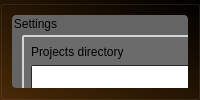
        <widget class="QWidget" name="SettingsPage">
         <property name="styleSheet">
          <string notr="true"/>
         </property>
         <layout class="QGridLayout" name="gridLayout_17">
          <property name="leftMargin">
           <number>0</number>
          </property>
          <property name="topMargin">
           <number>0</number>
          </property>
          <property name="rightMargin">
           <number>0</number>
          </property>
          <property name="bottomMargin">
           <number>0</number>
          </property>
          <item row="0" column="0">
           <widget class="QGroupBox" name="groupBox_17">
            <property name="styleSheet">
             <string notr="true">

QGroupBox{
	
	margin-top: 0ex;


	background-color: rgb(4, 59, 93);
	
	background-color: qlineargradient(spread:pad, x1:1, y1:0.00568182, x2:0, y2:1, stop:0 rgba(0, 0, 0, 255), stop:1 rgba(74, 42, 6, 255));
	
	
	border-top-color: qlineargradient(spread:pad, x1:1, y1:0, x2:0, y2:0, stop:0 rgba(70, 70, 70, 255), stop:1 rgba(59, 59, 59, 255));
	border-left-color: qlineargradient(spread:pad, x1:0, y1:1, x2:0, y2:0, stop:0 rgba(70, 70, 70, 255), stop:1 rgba(59, 59, 59, 255));
border-right-color: qlineargradient(spread:pad, x1:0, y1:1, x2:0, y2:0, stop:0 rgba(120, 120, 120, 255), stop:1 rgba(70, 70, 70, 255));
border-bottom-color: qlineargradient(spread:pad, x1:1, y1:0, x2:0, y2:0, stop:0 rgba(120, 120, 120, 255), stop:1 rgba(70, 70, 70, 255));
}</string>
            </property>
            <property name="title">
             <string/>
            </property>
            <layout class="QGridLayout" name="gridLayout_21">
             <item row="0" column="0">
              <widget class="QGroupBox" name="groupBox_14">
               <property name="minimumSize">
                <size>
                 <width>0</width>
                 <height>0</height>
                </size>
               </property>
               <property name="maximumSize">
                <size>
                 <width>431</width>
                 <height>371</height>
                </size>
               </property>
               <property name="styleSheet">
                <string notr="true">QGroupBox{
	background-color: rgba(100,100,100, 255);
	border: 0px solid;
	border-radius: 4px;
	margin-top: 0ex;
	padding-top: 2ex;
}</string>
               </property>
               <property name="title">
                <string>Settings</string>
               </property>
               <widget class="QGroupBox" name="groupBox_9">
                <property name="geometry">
                 <rect>
                  <x>10</x>
                  <y>20</y>
                  <width>408</width>
                  <height>271</height>
                 </rect>
                </property>
                <property name="styleSheet">
                 <string notr="true">QGroupBox{
	margin-top: 2ex;	
	background-color:  rgba(107, 107, 107, 255);
	border: 2px solid rgb(212, 212, 212);
	border-radius: 1px;
	padding: 1px;
}



QGroupBox::title {
	subcontrol-position: top left;
	subcontrol-origin: margin;
	padding: 0 3px;
}</string>
                </property>
                <property name="title">
                 <string/>
                </property>
                <layout class="QGridLayout" name="gridLayout_20">
                 <item row="9" column="0">
                  <widget class="QLabel" name="label_24">
                   <property name="text">
                    <string>File manager (leave empty for default)</string>
                   </property>
                  </widget>
                 </item>
                 <item row="0" column="0">
                  <widget class="QLabel" name="label_2">
                   <property name="text">
                    <string>Projects directory</string>
                   </property>
                  </widget>
                 </item>
                 <item row="1" column="0">
                  <widget class="QFrame" name="frame_14">
                   <property name="minimumSize">
                    <size>
                     <width>0</width>
                     <height>25</height>
                    </size>
                   </property>
                   <property name="maximumSize">
                    <size>
                     <width>16777215</width>
                     <height>25</height>
                    </size>
                   </property>
                   <property name="styleSheet">
                    <string notr="true">QFrame{
	background: rgb(40,40,40);
    padding: 1px;
	border-radius: 3px;
}

QPushButton{
	border-top: 1px solid rgb(100,100,100);
    border-left: 1px solid rgb(100,100,100);
    border-right: 1px solid rgb(90,90,90);
    border-bottom: 1px solid rgb(75,75,75);
	
	background-color: qlineargradient(spread:pad, x1:0, y1:1, x2:0, y2:0, stop:0 rgba(75, 75, 75, 255), stop:1 rgba(85,85,85, 255));

	border-radius: 2px;
}

QPushButton:hover{
	border-top: 1px solid rgb(100,100,100);
    border-left: 1px solid rgb(100,100,100);
    border-right: 1px solid rgb(90,90,90);
    border-bottom: 1px solid rgb(75,75,75);
	
	background-color: qlineargradient(spread:pad, x1:0, y1:1, x2:0, y2:0, stop:0 rgba(85,85,85, 255), stop:1 rgba(100,100,100, 255));

	border-radius: 2px;
}

QPushButton:pressed{
	border-top: 1px solid rgb(100,100,100);
    border-left: 1px solid rgb(100,100,100);
    border-right: 1px solid rgb(90,90,90);
    border-bottom: 1px solid rgb(75,75,75);
	
	background-color: qlineargradient(spread:pad, x1:0, y1:1, x2:0, y2:0, stop:0 rgba(50,50,50, 255), stop:1 rgba(65,65,65, 255));

	border-radius: 2px;
}

QPushButton::checked{
	color: red;
	background-color: rgb(54, 54, 54);
}</string>
                   </property>
                   <property name="frameShape">
                    <enum>QFrame::StyledPanel</enum>
                   </property>
                   <property name="frameShadow">
                    <enum>QFrame::Raised</enum>
                   </property>
                   <layout class="QHBoxLayout" name="horizontalLayout_6">
                    <property name="spacing">
                     <number>1</number>
                    </property>
                    <property name="leftMargin">
                     <number>0</number>
                    </property>
                    <property name="topMargin">
                     <number>0</number>
                    </property>
                    <property name="rightMargin">
                     <number>0</number>
                    </property>
                    <property name="bottomMargin">
                     <number>0</number>
                    </property>
                    <item>
                     <widget class="QLineEdit" name="lineEdit_Settings_ProjectsDir">
                      <property name="sizePolicy">
                       <sizepolicy hsizetype="Expanding" vsizetype="Minimum">
                        <horstretch>0</horstretch>
                        <verstretch>0</verstretch>
                       </sizepolicy>
                      </property>
                      <property name="minimumSize">
                       <size>
                        <width>0</width>
                        <height>0</height>
                       </size>
                      </property>
                      <property name="maximumSize">
                       <size>
                        <width>16777215</width>
                        <height>16777215</height>
                       </size>
                      </property>
                      <property name="styleSheet">
                       <string notr="true">border-radius: 0;</string>
                      </property>
                     </widget>
                    </item>
                    <item>
                     <widget class="QPushButton" name="pushButton_settings_Projects">
                      <property name="sizePolicy">
                       <sizepolicy hsizetype="Minimum" vsizetype="Minimum">
                        <horstretch>0</horstretch>
                        <verstretch>0</verstretch>
                       </sizepolicy>
                      </property>
                      <property name="maximumSize">
                       <size>
                        <width>16777215</width>
                        <height>16777215</height>
                       </size>
                      </property>
                      <property name="styleSheet">
                       <string notr="true">border-top-left-radius: 0;
border-bottom-left-radius: 0;</string>
                      </property>
                      <property name="text">
                       <string>...</string>
                      </property>
                      <property name="checkable">
                       <bool>true</bool>
                      </property>
                     </widget>
                    </item>
                   </layout>
                  </widget>
                 </item>
                 <item row="6" column="0">
                  <widget class="QFrame" name="frame_16">
                   <property name="minimumSize">
                    <size>
                     <width>0</width>
                     <height>25</height>
                    </size>
                   </property>
                   <property name="maximumSize">
                    <size>
                     <width>16777215</width>
                     <height>25</height>
                    </size>
                   </property>
                   <property name="styleSheet">
                    <string notr="true">QFrame{
	background: rgb(40,40,40);
    padding: 1px;
	border-radius: 3px;
}

QPushButton{
	border-top: 1px solid rgb(100,100,100);
    border-left: 1px solid rgb(100,100,100);
    border-right: 1px solid rgb(90,90,90);
    border-bottom: 1px solid rgb(75,75,75);
	
	background-color: qlineargradient(spread:pad, x1:0, y1:1, x2:0, y2:0, stop:0 rgba(75, 75, 75, 255), stop:1 rgba(85,85,85, 255));

	border-radius: 2px;
}

QPushButton:hover{
	border-top: 1px solid rgb(100,100,100);
    border-left: 1px solid rgb(100,100,100);
    border-right: 1px solid rgb(90,90,90);
    border-bottom: 1px solid rgb(75,75,75);
	
	background-color: qlineargradient(spread:pad, x1:0, y1:1, x2:0, y2:0, stop:0 rgba(85,85,85, 255), stop:1 rgba(100,100,100, 255));

	border-radius: 2px;
}

QPushButton:pressed{
	border-top: 1px solid rgb(100,100,100);
    border-left: 1px solid rgb(100,100,100);
    border-right: 1px solid rgb(90,90,90);
    border-bottom: 1px solid rgb(75,75,75);
	
	background-color: qlineargradient(spread:pad, x1:0, y1:1, x2:0, y2:0, stop:0 rgba(50,50,50, 255), stop:1 rgba(65,65,65, 255));

	border-radius: 2px;
}

QPushButton::checked{
	color: red;
	background-color: rgb(54, 54, 54);
}</string>
                   </property>
                   <property name="frameShape">
                    <enum>QFrame::StyledPanel</enum>
                   </property>
                   <property name="frameShadow">
                    <enum>QFrame::Raised</enum>
                   </property>
                   <layout class="QHBoxLayout" name="horizontalLayout_8">
                    <property name="spacing">
                     <number>1</number>
                    </property>
                    <property name="leftMargin">
                     <number>0</number>
                    </property>
                    <property name="topMargin">
                     <number>0</number>
                    </property>
                    <property name="rightMargin">
                     <number>0</number>
                    </property>
                    <property name="bottomMargin">
                     <number>0</number>
                    </property>
                    <item>
                     <widget class="QLineEdit" name="lineEdit_Settings_PatchesDir">
                      <property name="sizePolicy">
                       <sizepolicy hsizetype="Expanding" vsizetype="Minimum">
                        <horstretch>0</horstretch>
                        <verstretch>0</verstretch>
                       </sizepolicy>
                      </property>
                      <property name="minimumSize">
                       <size>
                        <width>0</width>
                        <height>0</height>
                       </size>
                      </property>
                      <property name="maximumSize">
                       <size>
                        <width>16777215</width>
                        <height>16777215</height>
                       </size>
                      </property>
                      <property name="styleSheet">
                       <string notr="true">border-radius: 0;</string>
                      </property>
                     </widget>
                    </item>
                    <item>
                     <widget class="QPushButton" name="pushButton_Settings_Patches">
                      <property name="sizePolicy">
                       <sizepolicy hsizetype="Minimum" vsizetype="Minimum">
                        <horstretch>0</horstretch>
                        <verstretch>0</verstretch>
                       </sizepolicy>
                      </property>
                      <property name="maximumSize">
                       <size>
                        <width>16777215</width>
                        <height>16777215</height>
                       </size>
                      </property>
                      <property name="styleSheet">
                       <string notr="true">border-top-left-radius: 0;
border-bottom-left-radius: 0;</string>
                      </property>
                      <property name="text">
                       <string>...</string>
                      </property>
                      <property name="checkable">
                       <bool>true</bool>
                      </property>
                     </widget>
                    </item>
                   </layout>
                  </widget>
                 </item>
                 <item row="4" column="0">
                  <widget class="QFrame" name="frame_15">
                   <property name="minimumSize">
                    <size>
                     <width>0</width>
                     <height>25</height>
                    </size>
                   </property>
                   <property name="maximumSize">
                    <size>
                     <width>16777215</width>
                     <height>25</height>
                    </size>
                   </property>
                   <property name="styleSheet">
                    <string notr="true">QFrame{
	background: rgb(40,40,40);
    padding: 1px;
	border-radius: 3px;
}

QPushButton{
	border-top: 1px solid rgb(100,100,100);
    border-left: 1px solid rgb(100,100,100);
    border-right: 1px solid rgb(90,90,90);
    border-bottom: 1px solid rgb(75,75,75);
	
	background-color: qlineargradient(spread:pad, x1:0, y1:1, x2:0, y2:0, stop:0 rgba(75, 75, 75, 255), stop:1 rgba(85,85,85, 255));

	border-radius: 2px;
}

QPushButton:hover{
	border-top: 1px solid rgb(100,100,100);
    border-left: 1px solid rgb(100,100,100);
    border-right: 1px solid rgb(90,90,90);
    border-bottom: 1px solid rgb(75,75,75);
	
	background-color: qlineargradient(spread:pad, x1:0, y1:1, x2:0, y2:0, stop:0 rgba(85,85,85, 255), stop:1 rgba(100,100,100, 255));

	border-radius: 2px;
}

QPushButton:pressed{
	border-top: 1px solid rgb(100,100,100);
    border-left: 1px solid rgb(100,100,100);
    border-right: 1px solid rgb(90,90,90);
    border-bottom: 1px solid rgb(75,75,75);
	
	background-color: qlineargradient(spread:pad, x1:0, y1:1, x2:0, y2:0, stop:0 rgba(50,50,50, 255), stop:1 rgba(65,65,65, 255));

	border-radius: 2px;
}

QPushButton::checked{
	color: red;
	background-color: rgb(54, 54, 54);
}</string>
                   </property>
                   <property name="frameShape">
                    <enum>QFrame::StyledPanel</enum>
                   </property>
                   <property name="frameShadow">
                    <enum>QFrame::Raised</enum>
                   </property>
                   <layout class="QHBoxLayout" name="horizontalLayout_7">
                    <property name="spacing">
                     <number>1</number>
                    </property>
                    <property name="leftMargin">
                     <number>0</number>
                    </property>
                    <property name="topMargin">
                     <number>0</number>
                    </property>
                    <property name="rightMargin">
                     <number>0</number>
                    </property>
                    <property name="bottomMargin">
                     <number>0</number>
                    </property>
                    <item>
                     <widget class="QLineEdit" name="lineEdit_Settings_SoundfontsDir">
                      <property name="sizePolicy">
                       <sizepolicy hsizetype="Expanding" vsizetype="Minimum">
                        <horstretch>0</horstretch>
                        <verstretch>0</verstretch>
                       </sizepolicy>
                      </property>
                      <property name="minimumSize">
                       <size>
                        <width>0</width>
                        <height>0</height>
                       </size>
                      </property>
                      <property name="maximumSize">
                       <size>
                        <width>16777215</width>
                        <height>16777215</height>
                       </size>
                      </property>
                      <property name="styleSheet">
                       <string notr="true">border-radius: 0;</string>
                      </property>
                     </widget>
                    </item>
                    <item>
                     <widget class="QPushButton" name="pushButton_Settings_Soundfonts">
                      <property name="sizePolicy">
                       <sizepolicy hsizetype="Minimum" vsizetype="Minimum">
                        <horstretch>0</horstretch>
                        <verstretch>0</verstretch>
                       </sizepolicy>
                      </property>
                      <property name="maximumSize">
                       <size>
                        <width>16777215</width>
                        <height>16777215</height>
                       </size>
                      </property>
                      <property name="styleSheet">
                       <string notr="true">border-top-left-radius: 0;
border-bottom-left-radius: 0;</string>
                      </property>
                      <property name="text">
                       <string>...</string>
                      </property>
                      <property name="checkable">
                       <bool>true</bool>
                      </property>
                     </widget>
                    </item>
                   </layout>
                  </widget>
                 </item>
                 <item row="5" column="0">
                  <widget class="QLabel" name="label_8">
                   <property name="text">
                    <string>Patches directory</string>
                   </property>
                  </widget>
                 </item>
                 <item row="7" column="0">
                  <widget class="QLabel" name="label_9">
                   <property name="text">
                    <string>Samples (SFZ and GIG) directory</string>
                   </property>
                  </widget>
                 </item>
                 <item row="3" column="0">
                  <widget class="QLabel" name="label_6">
                   <property name="text">
                    <string>Soundfonts directory</string>
                   </property>
                  </widget>
                 </item>
                 <item row="8" column="0">
                  <widget class="QFrame" name="frame_17">
                   <property name="minimumSize">
                    <size>
                     <width>0</width>
                     <height>25</height>
                    </size>
                   </property>
                   <property name="maximumSize">
                    <size>
                     <width>16777215</width>
                     <height>25</height>
                    </size>
                   </property>
                   <property name="styleSheet">
                    <string notr="true">QFrame{
	background: rgb(40,40,40);
    padding: 1px;
	border-radius: 3px;
}

QPushButton{
	border-top: 1px solid rgb(100,100,100);
    border-left: 1px solid rgb(100,100,100);
    border-right: 1px solid rgb(90,90,90);
    border-bottom: 1px solid rgb(75,75,75);
	
	background-color: qlineargradient(spread:pad, x1:0, y1:1, x2:0, y2:0, stop:0 rgba(75, 75, 75, 255), stop:1 rgba(85,85,85, 255));

	border-radius: 2px;
}

QPushButton:hover{
	border-top: 1px solid rgb(100,100,100);
    border-left: 1px solid rgb(100,100,100);
    border-right: 1px solid rgb(90,90,90);
    border-bottom: 1px solid rgb(75,75,75);
	
	background-color: qlineargradient(spread:pad, x1:0, y1:1, x2:0, y2:0, stop:0 rgba(85,85,85, 255), stop:1 rgba(100,100,100, 255));

	border-radius: 2px;
}

QPushButton:pressed{
	border-top: 1px solid rgb(100,100,100);
    border-left: 1px solid rgb(100,100,100);
    border-right: 1px solid rgb(90,90,90);
    border-bottom: 1px solid rgb(75,75,75);
	
	background-color: qlineargradient(spread:pad, x1:0, y1:1, x2:0, y2:0, stop:0 rgba(50,50,50, 255), stop:1 rgba(65,65,65, 255));

	border-radius: 2px;
}

QPushButton::checked{
	color: red;
	background-color: rgb(54, 54, 54);
}</string>
                   </property>
                   <property name="frameShape">
                    <enum>QFrame::StyledPanel</enum>
                   </property>
                   <property name="frameShadow">
                    <enum>QFrame::Raised</enum>
                   </property>
                   <layout class="QHBoxLayout" name="horizontalLayout_9">
                    <property name="spacing">
                     <number>1</number>
                    </property>
                    <property name="leftMargin">
                     <number>0</number>
                    </property>
                    <property name="topMargin">
                     <number>0</number>
                    </property>
                    <property name="rightMargin">
                     <number>0</number>
                    </property>
                    <property name="bottomMargin">
                     <number>0</number>
                    </property>
                    <item>
                     <widget class="QLineEdit" name="lineEdit_Settings_SfzDir">
                      <property name="sizePolicy">
                       <sizepolicy hsizetype="Expanding" vsizetype="Minimum">
                        <horstretch>0</horstretch>
                        <verstretch>0</verstretch>
                       </sizepolicy>
                      </property>
                      <property name="minimumSize">
                       <size>
                        <width>0</width>
                        <height>0</height>
                       </size>
                      </property>
                      <property name="maximumSize">
                       <size>
                        <width>16777215</width>
                        <height>16777215</height>
                       </size>
                      </property>
                      <property name="styleSheet">
                       <string notr="true">border-radius: 0;</string>
                      </property>
                     </widget>
                    </item>
                    <item>
                     <widget class="QPushButton" name="pushButton_Settings_Sfz">
                      <property name="sizePolicy">
                       <sizepolicy hsizetype="Minimum" vsizetype="Minimum">
                        <horstretch>0</horstretch>
                        <verstretch>0</verstretch>
                       </sizepolicy>
                      </property>
                      <property name="maximumSize">
                       <size>
                        <width>16777215</width>
                        <height>16777215</height>
                       </size>
                      </property>
                      <property name="styleSheet">
                       <string notr="true">border-top-left-radius: 0;
border-bottom-left-radius: 0;</string>
                      </property>
                      <property name="text">
                       <string>...</string>
                      </property>
                      <property name="checkable">
                       <bool>true</bool>
                      </property>
                     </widget>
                    </item>
                   </layout>
                  </widget>
                 </item>
                 <item row="10" column="0">
                  <widget class="QFrame" name="frame_25">
                   <property name="minimumSize">
                    <size>
                     <width>0</width>
                     <height>25</height>
                    </size>
                   </property>
                   <property name="maximumSize">
                    <size>
                     <width>16777215</width>
                     <height>25</height>
                    </size>
                   </property>
                   <property name="styleSheet">
                    <string notr="true">QFrame{
	background: rgb(40,40,40);
    padding: 1px;
	border-radius: 3px;
}

QPushButton{
	border-top: 1px solid rgb(100,100,100);
    border-left: 1px solid rgb(100,100,100);
    border-right: 1px solid rgb(90,90,90);
    border-bottom: 1px solid rgb(75,75,75);
	
	background-color: qlineargradient(spread:pad, x1:0, y1:1, x2:0, y2:0, stop:0 rgba(75, 75, 75, 255), stop:1 rgba(85,85,85, 255));

	border-radius: 2px;
}

QPushButton:hover{
	border-top: 1px solid rgb(100,100,100);
    border-left: 1px solid rgb(100,100,100);
    border-right: 1px solid rgb(90,90,90);
    border-bottom: 1px solid rgb(75,75,75);
	
	background-color: qlineargradient(spread:pad, x1:0, y1:1, x2:0, y2:0, stop:0 rgba(85,85,85, 255), stop:1 rgba(100,100,100, 255));

	border-radius: 2px;
}

QPushButton:pressed{
	border-top: 1px solid rgb(100,100,100);
    border-left: 1px solid rgb(100,100,100);
    border-right: 1px solid rgb(90,90,90);
    border-bottom: 1px solid rgb(75,75,75);
	
	background-color: qlineargradient(spread:pad, x1:0, y1:1, x2:0, y2:0, stop:0 rgba(50,50,50, 255), stop:1 rgba(65,65,65, 255));

	border-radius: 2px;
}

QPushButton::checked{
	color: red;
	background-color: rgb(54, 54, 54);
}</string>
                   </property>
                   <property name="frameShape">
                    <enum>QFrame::StyledPanel</enum>
                   </property>
                   <property name="frameShadow">
                    <enum>QFrame::Raised</enum>
                   </property>
                   <layout class="QHBoxLayout" name="horizontalLayout_20">
                    <property name="spacing">
                     <number>1</number>
                    </property>
                    <property name="leftMargin">
                     <number>0</number>
                    </property>
                    <property name="topMargin">
                     <number>0</number>
                    </property>
                    <property name="rightMargin">
                     <number>0</number>
                    </property>
                    <property name="bottomMargin">
                     <number>0</number>
                    </property>
                    <item>
                     <widget class="QLineEdit" name="lineEdit_Settings_filemanager">
                      <property name="sizePolicy">
                       <sizepolicy hsizetype="Expanding" vsizetype="Minimum">
                        <horstretch>0</horstretch>
                        <verstretch>0</verstretch>
                       </sizepolicy>
                      </property>
                      <property name="minimumSize">
                       <size>
                        <width>0</width>
                        <height>0</height>
                       </size>
                      </property>
                      <property name="maximumSize">
                       <size>
                        <width>16777215</width>
                        <height>16777215</height>
                       </size>
                      </property>
                      <property name="styleSheet">
                       <string notr="true">border-radius: 0;</string>
                      </property>
                     </widget>
                    </item>
                   </layout>
                  </widget>
                 </item>
                </layout>
               </widget>
               <widget class="QFrame" name="frame_2">
                <property name="geometry">
                 <rect>
                  <x>70</x>
                  <y>330</y>
                  <width>351</width>
                  <height>25</height>
                 </rect>
                </property>
                <property name="styleSheet">
                 <string notr="true">QFrame{
	background: rgb(40,40,40);
    padding: 1px;
	border-radius: 3px;
}

QPushButton{
	border-top: 1px solid rgb(100,100,100);
    border-left: 1px solid rgb(100,100,100);
    border-right: 1px solid rgb(90,90,90);
    border-bottom: 1px solid rgb(75,75,75);
	
	background-color: qlineargradient(spread:pad, x1:0, y1:1, x2:0, y2:0, stop:0 rgba(75, 75, 75, 255), stop:1 rgba(85,85,85, 255));

	border-radius: 2px;
}

QPushButton:hover{
	border-top: 1px solid rgb(100,100,100);
    border-left: 1px solid rgb(100,100,100);
    border-right: 1px solid rgb(90,90,90);
    border-bottom: 1px solid rgb(75,75,75);
	
	background-color: qlineargradient(spread:pad, x1:0, y1:1, x2:0, y2:0, stop:0 rgba(85,85,85, 255), stop:1 rgba(100,100,100, 255));

	border-radius: 2px;
}

QPushButton:pressed{
	border-top: 1px solid rgb(100,100,100);
    border-left: 1px solid rgb(100,100,100);
    border-right: 1px solid rgb(90,90,90);
    border-bottom: 1px solid rgb(75,75,75);
	
	background-color: qlineargradient(spread:pad, x1:0, y1:1, x2:0, y2:0, stop:0 rgba(50,50,50, 255), stop:1 rgba(65,65,65, 255));

	border-radius: 2px;
}</string>
                </property>
                <property name="frameShape">
                 <enum>QFrame::StyledPanel</enum>
                </property>
                <property name="frameShadow">
                 <enum>QFrame::Raised</enum>
                </property>
                <layout class="QHBoxLayout" name="horizontalLayout_2">
                 <property name="spacing">
                  <number>1</number>
                 </property>
                 <property name="leftMargin">
                  <number>0</number>
                 </property>
                 <property name="topMargin">
                  <number>0</number>
                 </property>
                 <property name="rightMargin">
                  <number>0</number>
                 </property>
                 <property name="bottomMargin">
                  <number>0</number>
                 </property>
                 <item>
                  <widget class="QPushButton" name="pushButton_Settings_Cancel">
                   <property name="styleSheet">
                    <string notr="true">border-top-right-radius: 0;
border-bottom-right-radius: 0;</string>
                   </property>
                   <property name="text">
                    <string>Cancel</string>
                   </property>
                  </widget>
                 </item>
                 <item>
                  <widget class="QPushButton" name="pushButtonSettings_QuickRescanLibrary">
                   <property name="toolTip">
                    <string>Do not re-scan soundfonts already in library.</string>
                   </property>
                   <property name="styleSheet">
                    <string notr="true">border-top-left-radius: 0;
border-bottom-left-radius: 0;
border-top-right-radius: 0;
border-bottom-right-radius: 0;</string>
                   </property>
                   <property name="text">
                    <string>Apply and Quick Scan</string>
                   </property>
                  </widget>
                 </item>
                 <item>
                  <widget class="QPushButton" name="pushButtonSettings_RescanLibrary">
                   <property name="styleSheet">
                    <string notr="true">border-top-left-radius: 0;
border-bottom-left-radius: 0;
border-top-right-radius: 0;
border-bottom-right-radius: 0;</string>
                   </property>
                   <property name="text">
                    <string>Apply and Rescan</string>
                   </property>
                  </widget>
                 </item>
                 <item>
                  <widget class="QPushButton" name="pushButton_Settings_Apply">
                   <property name="styleSheet">
                    <string notr="true">border-top-left-radius: 0;
border-bottom-left-radius: 0;</string>
                   </property>
                   <property name="text">
                    <string>Apply</string>
                   </property>
                  </widget>
                 </item>
                </layout>
               </widget>
               <widget class="QLabel" name="label_SettingsPath">
                <property name="geometry">
                 <rect>
                  <x>10</x>
                  <y>300</y>
                  <width>401</width>
                  <height>17</height>
                 </rect>
                </property>
                <property name="text">
                 <string>Settings and database files are saved in </string>
                </property>
               </widget>
              </widget>
             </item>
            </layout>
           </widget>
          </item>
         </layout>
        </widget>
